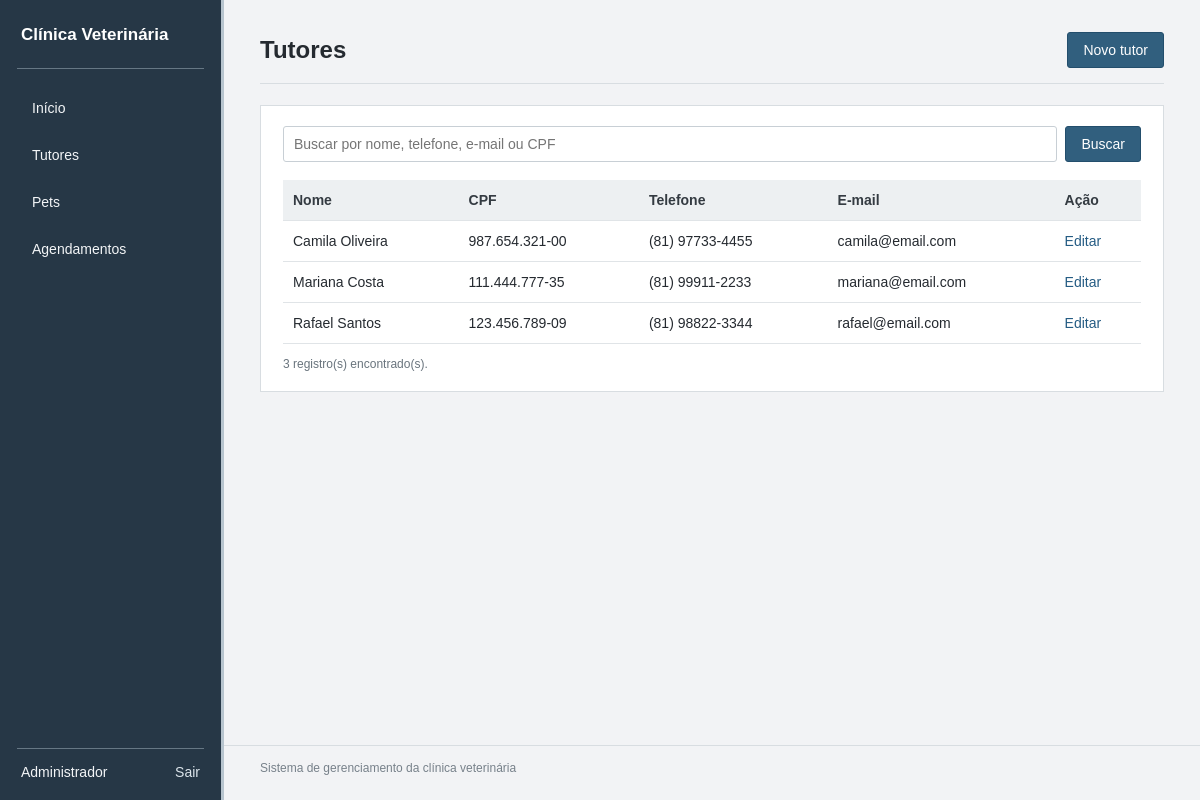
Screenshot of /tutores.php (signed in) with the database file from the repository.
### tables this page shows
CREATE TABLE IF NOT EXISTS tutores (
    id INT UNSIGNED AUTO_INCREMENT PRIMARY KEY,
    nome VARCHAR(120) NOT NULL,
    cpf_criptografado VARCHAR(255) NOT NULL,
    cpf_hash CHAR(64) NOT NULL UNIQUE,
    telefone VARCHAR(20) NOT NULL,
    email VARCHAR(120) NULL,
    endereco VARCHAR(180) NULL,
    criado_em TIMESTAMP DEFAULT CURRENT_TIMESTAMP
);

### funcoes.php (called while the page is built, shortened)
<?php
function h(?string $valor): string
{
    return htmlspecialchars((string) $valor, ENT_QUOTES, 'UTF-8');
}
function somente_numeros(string $valor): string
{
    return preg_replace('/\D/', '', $valor) ?? '';
}
function descriptografar_cpf(string $valor): string
{
    $dados = base64_decode($valor, true);
    $iv = substr($dados, 0, 12);
    $tag = substr($dados, 12, 16);
    $texto = substr($dados, 28);
    $cpf = openssl_decrypt($texto, 'aes-256-gcm', hash('sha256', APP_KEY, true), OPENSSL_RAW_DATA, $iv, $tag);
    return $cpf === false ? '' : $cpf;
}
function formatar_cpf(string $cpf): string
{
    $cpf = somente_numeros($cpf);
    return substr($cpf, 0, 3) . '.' . substr($cpf, 3, 3) . '.' . substr($cpf, 6, 3) . '-' . substr($cpf, 9, 2);
}

### tutores.php (the view, shortened to what this page needs)
<?php
require_once __DIR__ . '/funcoes.php';
$busca = trim((string) ($_GET['busca'] ?? ''));
$sql = 'SELECT id, nome, cpf_criptografado, telefone, email FROM tutores';
$params = [];
$sql .= ' ORDER BY nome ASC';
$stmt = $pdo->prepare($sql);
$stmt->execute($params);
$tutores = $stmt->fetchAll();
?>
<!DOCTYPE html>
<html lang="pt-BR">
<head>
    <link rel="stylesheet" href="style.css">
</head>
<body>
<header class="topo">
    <div class="topo-conteudo">
        <div class="marca">Clínica Veterinária</div>
        <nav class="menu">
            <a href="index.php">Início</a>
            <a href="tutores.php">Tutores</a>
            <a href="pets.php">Pets</a>
            <a href="agendamentos.php">Agendamentos</a>
        </nav>
        <div class="usuario-topo">
            <span><?= h($_SESSION['usuario_nome'] ?? 'Usuário') ?></span>
            <a class="sair" href="logout.php">Sair</a>
        </div>
    </div>
</header>
<main class="container">
<section class="cabecalho-pagina linha-titulo">
    <div><h1>Tutores</h1></div>
    <a href="tutor_form.php" class="botao">Novo tutor</a>
</section>
<section class="bloco">
    <form method="get" class="busca-form">
        <input type="search" name="busca" placeholder="Buscar por nome, telefone, e-mail ou CPF" value="<?= h($busca) ?>">
        <button class="botao" type="submit">Buscar</button>
    </form>
    <div class="tabela-area">
        <table>
            <thead><tr><th>Nome</th><th>CPF</th><th>Telefone</th><th>E-mail</th><th>Ação</th></tr></thead>
            <tbody>
            <?php foreach ($tutores as $tutor): ?>
                <tr>
                    <td><?= h($tutor['nome']) ?></td>
                    <td><?= h(formatar_cpf(descriptografar_cpf($tutor['cpf_criptografado']))) ?></td>
                    <td><?= h($tutor['telefone']) ?></td>
                    <td><?= h($tutor['email'] ?: '—') ?></td>
                    <td><a href="tutor_form.php?id=<?= (int) $tutor['id'] ?>">Editar</a></td>
                </tr>
            <?php endforeach; ?>
            </tbody>
        </table>
    </div>
    <p class="total-registros"><?= count($tutores) ?> registro(s) encontrado(s).</p>
</section>
</main>
<footer class="rodape">Sistema de gerenciamento da clínica veterinária</footer>
</body>
</html>

### style.css (style rules this page uses)
* { box-sizing: border-box; }
body { margin: 0; background: #f2f3f5; color: #252a30; font-family: Arial, Helvetica, sans-serif; font-size: 14px; }
a { color: #245b83; text-decoration: none; }
.topo { position: fixed; top: 0; left: 0; bottom: 0; width: 224px; min-height: 100vh; background: #263746; color: #fff; border-right: 3px solid #b7c4ce; z-index: 10; }
.topo-conteudo { width: 100%; max-width: none; min-height: 100vh; margin: 0; padding: 24px 17px 20px; display: flex; flex-direction: column; align-items: stretch; gap: 0; }
.marca { padding: 0 4px 21px; border-bottom: 1px solid #667784; font-size: 17px; font-weight: bold; line-height: 1.35; }
.menu { display: flex; flex-direction: column; align-items: stretch; gap: 5px; padding-top: 18px; }
.menu a { display: flex; align-items: center; min-height: 42px; padding: 0 12px; border-left: 3px solid transparent; color: #f3f5f7; }
.usuario-topo { display: flex; align-items: center; justify-content: space-between; flex-wrap: wrap; gap: 10px; margin-top: auto; padding: 15px 4px 0; border-top: 1px solid #667784; color: #f3f5f7; }
.sair { padding-left: 0; color: #dce5eb; }
.container { width: auto; max-width: 1360px; min-height: calc(100vh - 55px); margin: 0 36px 0 260px; padding-top: 32px; }
.cabecalho-pagina { margin-bottom: 21px; padding-bottom: 15px; border-bottom: 1px solid #d8dde1; }
.cabecalho-pagina h1 { margin: 0; font-size: 24px; font-weight: 600; }
.linha-titulo, .bloco-titulo { display: flex; justify-content: space-between; align-items: center; gap: 15px; }
.bloco, .resumo, .atalho { background: #fff; border: 1px solid #d8dde1; }
.bloco { padding: 20px 22px; margin-bottom: 20px; }
.botao { display: inline-block; padding: 9px 15px; border: 1px solid #234e6c; border-radius: 3px; background: #315f7e; color: #fff; font: inherit; cursor: pointer; text-align: center; }
.busca-form { display: flex; gap: 8px; margin-bottom: 18px; }
.busca-form input { flex: 1; }
input, select, textarea { width: 100%; min-height: 36px; padding: 8px 10px; border: 1px solid #c8cfd5; border-radius: 3px; background: #fff; color: #252a30; font: inherit; }
.tabela-area { width: 100%; overflow-x: auto; }
table { width: 100%; border-collapse: collapse; background: #fff; }
th, td { padding: 12px 10px; border-bottom: 1px solid #e0e4e7; text-align: left; vertical-align: middle; }
th { background: #edf0f2; color: #343b42; font-weight: 600; white-space: nowrap; }
.total-registros, .observacao { margin: 13px 0 0; color: #69747d; font-size: 12px; }
.rodape { margin-left: 224px; padding: 15px 20px 15px 36px; border-top: 1px solid #d8dde1; color: #77818a; text-align: left; font-size: 12px; }

### rows the page displays
tutores: nome "Camila Oliveira", cpf_criptografado "987.654.321-00", telefone "(81) 97733-4455", email "camila@email.com"
tutores: nome "Mariana Costa", cpf_criptografado "111.444.777-35", telefone "(81) 99911-2233", email "mariana@email.com"
tutores: nome "Rafael Santos", cpf_criptografado "123.456.789-09", telefone "(81) 98822-3344", email "rafael@email.com"

### other values shown
$_SESSION['usuario_nome'] "Administrador"
count($tutores) "3"
